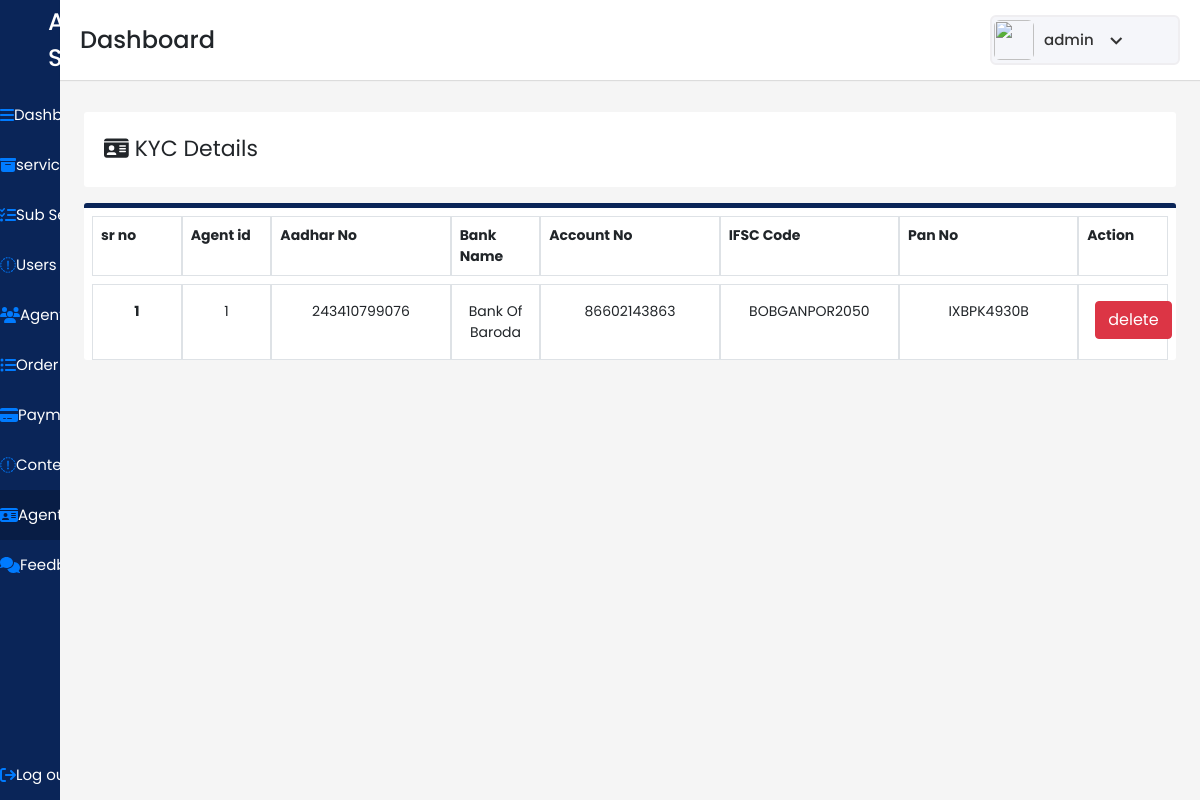
The page /admindash/agentkyc/ (signed in) on the database its author committed.
### user/models.py (models this page shows)
class Kyc(models.Model):
    kycid=models.IntegerField(primary_key=True)
    agentid=models.IntegerField()
    agentaadharno=models.CharField(max_length=12,null=FALSE)
    agentaadharimg=models.ImageField(upload_to='images/',null=FALSE)
    agentbankname=models.CharField(max_length=40,null=FALSE)
    agentifsccode=models.CharField(null=FALSE,max_length=200)
    agentaccountno=models.IntegerField(null=FALSE)
    agentpanno=models.CharField(null=FALSE,max_length=20)
    agentpanimage=models.ImageField(upload_to='images/',null=FALSE)
    agentpassbookimage=models.ImageField(upload_to='images/',null=FALSE)
    agentimage=models.ImageField(upload_to='images/',null=FALSE)

### adminpan/views.py (the view)
# urls.py: path('agentkyc/',views.agentkyc,name="agentkyc"),
@login_required(login_url="/login/")
def agentkyc(request):
    allkyc=Kyc.objects.all()
    context={'Kycs':allkyc}
    return render(request,"agentkyc.html",context)

### adminpan/templates/agentkyc.html (shortened to what this page needs)
{% load static %}
<!DOCTYPE html>
<html lang="en" dir="ltr">
  <head>
    <link rel="stylesheet" href="{% static "./style.css" %}">
   <link href="{% static "https://unpkg.com/boxicons@2.0.7/css/boxicons.min.css" %}" rel='stylesheet'>
    <link rel="stylesheet" href="{% static "path/to/font-awesome/css/font-awesome.min.css"  %}">
    <link href="{% static "https://cdn.jsdelivr.net/npm/bootstrap@5.1.3/dist/css/bootstrap.min.css"  %}" rel="stylesheet">
    <link href="{% static "https://cdn.jsdelivr.net/npm/bootstrap@5.1.3/dist/css/bootstrap.min.css" %}" rel="stylesheet">
    <link rel="stylesheet" href="{% static "./css/bootstrap.min.css" %}">
    <link href="{% static "https://stackpath.bootstrapcdn.com/bootstrap/4.4.1/css/bootstrap.min.css" %}" rel="stylesheet"/>
  </head>
<body>
  <div class="sidebar">
    <div class="logo-details pl-5">
      <span class="logo_name">All in Services</span>
    </div>
      <ul class="nav-links">
        <li>
          <a href={% url 'adminpan' %} >
            <i class="fa fa-bars" aria-hidden="true"></i>
            <span class="links_name">Dashboard</span>
          </a>
        </li>
        <li>
          <a href={% url 'services' %}>
            <i class="fa fa-archive" aria-hidden="true"></i>
            <span class="links_name">services</span>
        </li>
        <li>
          <a href={% url 'subservices' %}>
            <i class="fa fa-tasks" aria-hidden="true"></i>
            <span class="links_name">Sub Service</span>
        </li>
        <li>
          <a href={% url 'users' %}>
            <i class="fa fa-user-o" aria-hidden="true"></i>
            <span class="links_name">Users</span>
        </li>
        <li>
          <a href={% url 'agent' %}>
            <i class="fa fa-users" aria-hidden="true"></i>
            <span class="links_name">Agent</span>
        </li>
        <li>
          <a href={% url 'order' %}>
            <i class="fa fa-list-ul" aria-hidden="true"></i>
            <span class="links_name">Order list</span>
        </li>
        <li>
          <a href={% url 'payment' %}>
            <i class="fa fa-credit-card-alt" aria-hidden="true"></i>
            <span class="links_name">Payment</span>
        </li>
        <li>
          <a href={% url 'contectus' %} >
            <i class="fa fa-envelope-o" aria-hidden="true"></i>
            <span class="links_name">Contect Us</span>
          </a>
        </li>
        <li>
          <a href={% url 'agentkyc' %} class="active">
            <i class="fa fa-id-card" aria-hidden="true"></i>
            <span class="links_name">Agent KYC</span>
          </a>
        </li>
        <li>
          <a href={% url 'feedback' %}>
            <i class="fa fa-comments" aria-hidden="true"></i>
            <span class="links_name">Feedback</span>
        </li>
        <li class="log_out">
          {% if request.user.is_authenticated %}
          <a href="{% url 'logout' %}" >
            <i class="fa fa-sign-out" aria-hidden="true"></i>
            <span class="links_name">Log out</span>
          </a>
          {% endif %}
        </li>
      </ul>
    </div>
  <section class="home-section">
    <nav>
      <div class="sidebar-button">
        <span class="dashboard">Dashboard</span>
      </div>
      <div class="profile-details">
        <img src={% static "./images/All_in_one2.png" %} alt="">
        <span class="admin_name">{{user.username}}</span>
        <i class='bx bx-chevron-down' ></i>
      </div>
    </nav>
    <section>
      <section id="users" class="p-4" >
          <div class="users mt-5">
            <div class=" user-title">
              <i class="fa fa-id-card" aria-hidden="true"></i>
                KYC Details
            </div>
          </div>
          <div class="user-list mt-3">
            <div class="row m-2">
              <div class="col-md-1 border p-2">
                <b>sr no</b>
              </div>
              <div class="col-md-1 border p-2">
                <b>Agent id</b>
              </div>
              <div class="col-md-2 border p-2">
                <b>Aadhar No</b>
              </div>
              <div class="col-md-1 border p-2 ">
                <b>Bank Name</b>
              </div>
              <div class="col-md-2 border p-2 ">
                <b>Account No</b>
              </div>
              <div class="col-md-2 border p-2 ">
                <b>IFSC Code</b>
              </div>
              <div class="col-md-2 border p-2 ">
                <b>Pan No</b>
              </div>
              <div class="col-md-1 border p-2 ">
                <b>Action</b>
              </div>
            </div>
                <div class="row ml-2 mb-2 mr-2">
                  {% for kyc in Kycs %}
                  <div class="col-md-1 border p-3 text-center">
                   <b> {{forloop.counter}}</b>
                  </div>
                 <div class="col-md-1 border p-3 text-center">
                    {{kyc.agentid}}
                  </div>
                  <div class="col-md-2 border p-3 text-center">
                    {{kyc.agentaadharno}}
                  </div>
                  <div class="col-md-1 border p-3 text-center">
                    {{kyc.agentbankname}}
                  </div>
                  <div class="col-md-2 border p-3 text-center">
                    {{kyc.agentaccountno}}
                  </div>
                  <div class="col-md-2 border p-3 text-center">
                    {{kyc.agentifsccode}}
                  </div>
                  <div class="col-md-2 border p-3 text-center">
                    {{kyc.agentpanno}}
                  </div>
                  <div class="col-md-1 border p-3 text-center">
                  <a href={% url 'deletedatakyc' kyc.kycid %} method="post" class="d-inline">
                    <input type="submit" class="btn btn-danger" value="delete">
                  </a>
                  </div>
                    {% endfor %}
                  </div>
                </div>
      </section>
    </section>
</section>
</body>
</html>

### adminpan/static/style.css (style rules this page uses)
* { margin: 0; padding: 0; box-sizing: border-box; font-family: 'Poppins', sans-serif; }
#users .user-list { font-size: 14px !important; }
.sidebar { position: fixed; height: 100%; width: 240px; background: #0A2558; transition: all 0.5s ease; }
.sidebar .logo-details { height: 80px; display: flex; align-items: center; }
.sidebar .logo-details .logo_name { color: #fff; font-size: 24px; font-weight: 500; }
.sidebar .nav-links { margin-top: 10px; }
.sidebar .nav-links li { position: relative; list-style: none; height: 50px; }
.sidebar .nav-links li a { height: 100%; width: 100%; display: flex; align-items: center; text-decoration: none; transition: all 0.4s ease; }
.sidebar .nav-links li a.active { background: #081D45; }
.sidebar .nav-links li a .links_name { color: #fff; font-size: 15px; font-weight: 400; white-space: nowrap; }
.sidebar .nav-links .log_out { position: absolute; bottom: 0; width: 100%; }
.home-section { position: relative; background: #f5f5f5; min-height: 100vh; width: calc(100% - 240px); left: 240px; transition: all 0.5s ease; }
.home-section nav { display: flex; justify-content: space-between; height: 80px; background: #fff; display: flex; align-items: center; position: fixed; width: calc(100% - 240px); left: 240px; z-index: 100; padding: 0 20px; box-shadow: 0 1px 1px rgba(0, 0, 0, 0.1); transition: all 0.5s ease; }
.home-section nav .sidebar-button { display: flex; align-items: center; font-size: 24px; font-weight: 500; }
.home-section nav .profile-details { display: flex; align-items: center; background: #F5F6FA; border: 2px solid #EFEEF1; border-radius: 6px; height: 50px; min-width: 190px; padding: 0 15px 0 2px; }
nav .profile-details img { height: 40px; width: 40px; border-radius: 6px; object-fit: cover; }
nav .profile-details .admin_name { font-size: 15px; font-weight: 500; color: #333; margin: 0 10px; white-space: nowrap; }
nav .profile-details i { font-size: 25px; color: #333; }
#users { margin-top: 40px; position: absolute; background: #f5f5f5; width: 100%; }
#users .user-title { background-color: white; border-radius: 3px; height: 75px; padding: 20px; font-size: 22px; }
#users .user-list { background-color: white; border-radius: 3px; border-top: 5px solid #0a2558; }
@media (max-width: 1240px) { .sidebar { width: 60px; } }
@media (max-width: 1240px) { .home-section { width: calc(100% - 60px); left: 60px; } }
@media (max-width: 1240px) { .home-section nav { width: calc(100% - 60px); left: 60px; } }

### rows shown on the page
Kyc: agentid "1", agentaadharno "243410799076", agentbankname "Bank Of Baroda", agentaccountno "86602143863", agentifsccode "BOBGANPOR2050", agentpanno "IXBPK4930B"

### other values the page prints
{{ user.username }} "admin"
